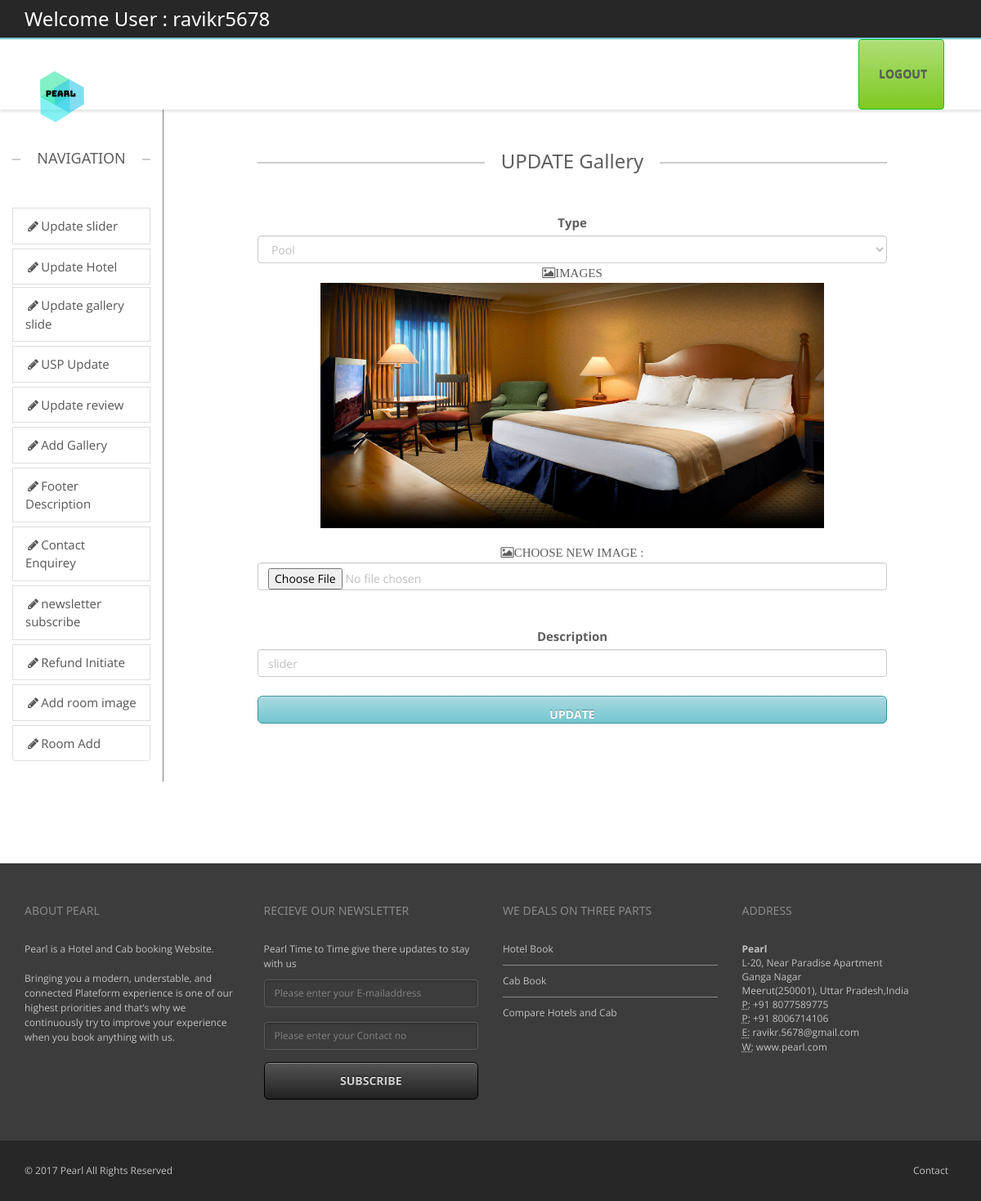
The page /backend/updategallery.php?idedit=0 (signed in) on the database its author committed.
### tables this page shows
CREATE TABLE `galleryimage` (
  `sno` int(11) NOT NULL,
  `type` varchar(100) DEFAULT NULL,
  `image` varchar(500) DEFAULT NULL,
  `imagealt` varchar(200) DEFAULT NULL
);

### public_html/backend/updategallery.php (the view, shortened to what this page needs)
<?php
include("headeradmin.php");
include("navigation.php");?>
        <div class="col-sm-1 ">
        </div>
		<div class="col-sm-8">
        <?php
		     include("connect.php");
			 if(isset($_REQUEST['idedit']))
			 {
				 $id=$_REQUEST['idedit'];
				 $res=mysqli_query($con,"select * from galleryimage where sno='$id'")or die(mysqli_error($con));
		          $row=mysqli_fetch_array($res);
			 		?>
        <div class="containe-fluid text-center" >
             <h3 class="lined-heading mt50">
            <span>
            UPDATE Gallery
            </span>
        </h3>
        <form action="galleryupdquery.php" class="form-group" method="post" enctype="multipart/form-data" >
          <label for="subject" accesskey="S">Type</label>
            <select name="subject" id="subject" class="form-control">
              <option value="pool">Pool</option>
            </select>
        <label class="fa fa-photo">IMAGES</label><br>
        <img src="../images/slides/<?php echo $row[2];?>" style="height:300px;width:80%;" /><br >
        <br />
        <label class="fa fa-photo" style="text-align:left">CHOOSE NEW IMAGE :</label>
        <input class="form-control" type="file" id="path" name="path"/><br>
        <input class="form-control" type="hidden" value="<?php echo $row[0];?>" name="id" id="id" /><br>
        <label >Description</label><br>
        <input class="form-control" type="text" value="<?php echo $row[3];?>" name="description" id="description"  /><br>
         <input type="submit" class="form-control btn btn-lg btn-primary" value="Update" />
        </form>
        <?php }?>
		</div>
		</div>
        <div class="col-sm-1">
        </div>
	</div>
</div>
<?php include("footer.php");?>

### public_html/backend/css/theme.css (style rules this page uses)
body { overflow-x: hidden; }
html, html a { -webkit-font-smoothing: antialiased !important; }
h1, h2, h3, h4, h5, h6, .h1, .h2, .h3, .h4, .h5, .h6 { font-family: "Open Sans", "Helvetica Neue", Helvetica, Arial, sans-serif; font-weight: 600; line-height: 1.1; color: #5e5e5e; }
h3, .h3 { font-size: 18px; }
.lined-heading { position: relative; margin-top: 0; margin-bottom: 50px; text-align: center; display: block; }
h1.lined-heading:before, h2.lined-heading:before, h3.lined-heading:before, h4.lined-heading:before, h5.lined-heading:before, h6.lined-heading:before { position: absolute; top: 50%; z-index: 1; display: block; width: 100%; height: 1px; border-top: 2px solid #ccc; content: ""; }
h1.lined-heading span, h2.lined-heading span, h3.lined-heading span, h4.lined-heading span, h5.lined-heading span, h6.lined-heading span { position: relative; z-index: 1; padding: 0 20px; background: #fff; display: inline-block; }
body ,.ui-widget, .revolution-starhotel { font-family: "Open Sans", "Helvetica Neue", Helvetica, Arial, sans-serif !important; font-size: 13px; }
.mt50 { margin-top: 50px; }
label { color: #5e5e5e; }
.form-control { color: #bfbfbf; }
.form-control option { color: #5e5e5e; }
.btn { background: -moz-linear-gradient(top, rgba(255,255,255,0.38) 0%, rgba(255,255,255,0) 100%); background: -webkit-gradient(linear, left top, left bottom, color-stop(0%, rgba(255,255,255,0.38)), color-stop(100%, rgba(255,255,255,0))); background: -webkit-linear-gradient(top, rgba(255,255,255,0.38) 0%, rgba(255,255,255,0) 100%); background: -o-linear-gradient(top, rgba(255,255,255,0.38) 0%, rgba(255,255,255,0) 100%); background: -ms-linear-gradient(top, rgba(255,255,255,0.38) 0%, rgba(255,255,255,0) 100%); background: linear-gradient(to bottom, rgba(255,255,255,0.38) 0%, rgba(255,255,255,0) 100%); filter: progid:DXImageTransform.Microsoft.gradient( startColorstr='#61ffffff', endColorstr='#00ffffff', GradientType=0 ); color: #ffffff; -webkit-box-shadow: inset 0 1px 0 0 rgba(255,255,255,0.3); box-shadow: inset 0 1px 0 0 rgba(255,255,255,0.3); -webkit-transition: all 0.1s ease-in; -moz-transition: all 0.1s ease-in; -ms-transition: all 0.1s ease-in; -o-transition: all 0.1s ease-in; transition: all 0.1s ease-in; text-transform: uppercase; font-weight: bold; }
.btn-lg { padding: 13px 18px; font-size: 14px; }

### public_html/backend/css/w3.css (style rules this page uses)
button,hr,input { overflow:visible }
html { box-sizing:border-box;-ms-text-size-adjust:100%;-webkit-text-size-adjust:100%;overflow-x:hidden }
*,:after,:before { box-sizing:inherit }
body { margin:0 }
img { border-style:none;margin-bottom:-5px }
button,input,select,textarea { font:inherit;margin:0 }
button,select { text-transform:none }
[type=reset],[type=submit],button,html [type=button] { -webkit-appearance:button }
body,html { font-family:Verdana,sans-serif;font-size:15px;line-height:1.5 }
h3 { font-size:24px }
h1,h2,h3,h4,h5,h6 { font-family:"Segoe UI",Arial,sans-serif;font-weight:400;margin:10px 0 }

### public_html/backend/css/colors/turquoise.css (style rules this page uses)
.btn-primary { background-color: #75c5cf; border-color: #35929e; text-shadow: 0 -1px 0 #50878e; }

### rows shown on the page
galleryimage: image (picture), description "slider"

### other values the page prints
$_SESSION['login_user'] "ravikr5678"
